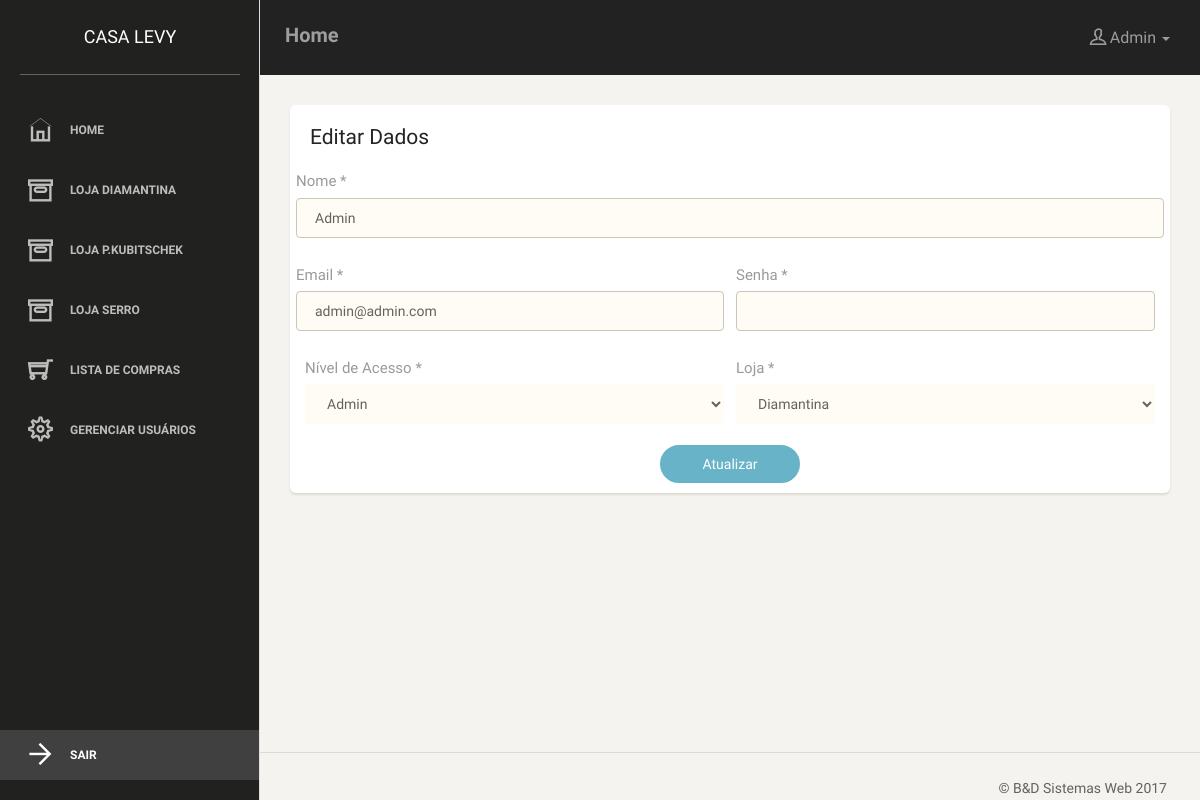
The app's page /edit_user.php (signed in) with its own data.
### tables this page shows
CREATE TABLE `user` (
  `id_user` int(255) NOT NULL AUTO_INCREMENT,
  `nome_user` varchar(255) NOT NULL,
  `email_user` varchar(255) NOT NULL,
  `senha_user` varchar(255) NOT NULL,
  `nivel_acesso` varchar(255) NOT NULL,
  `loja` varchar(255) NOT NULL,
  PRIMARY KEY (`id_user`)
);

### engine/classes/user.php (called while the page is built, shortened)
<?php
	class User {
		public function Read($id) {
			$sql = "
				SELECT *
				FROM
					user AS t1
				WHERE
					t1.id_user  = '$id'
			";
			$DB = new DB();
			$DB->open();
			$Data = $DB->fetchData($sql);
			return $Data[0];
		}
	};
?>

### engine/bd/bd.php (called while the page is built, shortened)
<?php
class DB
{
    private $dbi;
    function open()
    {
		$this->dbi = new PDO('mysql:host='.DB_HOSTI.';dbname='.DB_DATABASEI.';charset=utf8mb4',DB_USERNAMEI,DB_PASSWORDI);
		$this->dbi->setAttribute(PDO::ATTR_ERRMODE, PDO::ERRMODE_EXCEPTION);
		$this->dbi->setAttribute(PDO::ATTR_EMULATE_PREPARES, false);
    }
    function close()
    {
        $this->dbi = NULL;
    }
	function fetchData($sql)
    {
		$stmt = $this->dbi->query($sql);
		$results = $stmt->fetchAll(PDO::FETCH_ASSOC);
		return $results;
    }
}
?>

### edit_user.php (the view, shortened to what this page needs)
<!doctype html>
<html lang="en">
<head>
    <link href="css/bootstrap.min.css" rel="stylesheet" />
    <link href="css/animate.min.css" rel="stylesheet"/>
    <link href="css/paper-dashboard.css" rel="stylesheet"/>
    <link href="css/demo.css" rel="stylesheet" />
    <link href="http://maxcdn.bootstrapcdn.com/font-awesome/latest/css/font-awesome.min.css" rel="stylesheet">
    <link href="css/themify-icons.css" rel="stylesheet">
</head>
<body>
<div class="wrapper">
    <div class="sidebar" data-background-color="black" data-active-color="info">
        <div class="sidebar-wrapper">
            <div class="logo">
                <a href="index.php" class="simple-text">
                    Casa Levy
                </a>
            </div>
            <ul class="nav">
                <li>
                    <a href="index.php">
                        <i class="ti-home"></i>
                        <p>Home</p>
                    </a>
                </li>
                <?php
                   $user = $_SESSION['nivel_acesso'];
                   if ($user === "Admin") {
                 ?>
                <li>
                    <a href="estoque.php?loja=Diamantina">
                        <i class="ti-archive"></i>
                        <p>Loja Diamantina</p>
                    </a>
                </li>
                <li>
                    <a href="estoque.php?loja=P.Kubitschek">
                        <i class="ti-archive"></i>
                        <p>Loja P.Kubitschek</p>
                    </a>
                </li>
                <li>
                    <a href="estoque.php?loja=Serro">
                        <i class="ti-archive"></i>
                        <p>Loja Serro</p>
                    </a>
                </li>
                <li>
                    <a href="lista_compras.php">
                        <i class="ti-shopping-cart"></i>
                        <p>Lista de Compras</p>
                    </a>
                </li>
                <li>
                    <a href="gerir_users.php">
                        <i class="ti-settings"></i>
                        <p>Gerenciar Usuários</p>
                    </a>
                   </li>
                    <?php
                    } ?>
                <li class="active-pro">
                    <a href="#" class="getout">
                        <i class="ti-arrow-right "></i>
                        <p>SAIR</p>
                    </a>
                </li>
            </ul>
        </div>
    </div>
    <div class="main-panel">
        <nav class="navbar navbar-inverse">
            <div class="container-fluid">
                <div class="navbar-header">
                    <a class="navbar-brand" href="index.php">Home</a>
                </div>
                <div class="collapse navbar-collapse">
                    <ul class="nav navbar-nav navbar-right">
                        <li class="dropdown">
                              <a href="#" class="dropdown-toggle" data-toggle="dropdown">
                                    <i class="ti-user"></i>
									<p> <?php echo $_SESSION['name_user'];?> </p>
									<b class="caret"></b>
                              </a>
                        </li>
                    </ul>
                </div>
            </div>
        </nav>
<?php
    $Usuario = new User();
    $Usuario = $Usuario->Read($_SESSION['id_user']);
?>
        <div class="content">
            <div class="container-fluid">
                <div class="row">
                    <div class="col-lg-12 col-md-12">
                        <div class="card">
                            <div class="header">
                                <h4 class="title">Editar Dados</h4>
                            </div>
                            <div class="content">
                                <form>
                                    <div class="row">
                                        <div class="col-md-12">
                                            <div class="form-group">
                                                <label>Nome *</label>
                                                <input type="text" class="form-control border-input" id="nome_user" value="<?php echo $Usuario['nome_user'] ?>">
                                            </div>
                                        </div>
                                        <div class="col-md-6">
                                            <div class="form-group">
                                                <label for="exampleInputEmail1">Email *</label>
                                                <input type="email" class="form-control border-input" id="email_user" value="<?php echo $Usuario['email_user'] ?>">
                                            </div>
                                        </div>
                                        <div class="col-md-6">
                                            <div class="form-group">
                                                <label for="exampleInputEmail1">Senha *</label>
                                                <input type="password" class="form-control border-input" id="senha_user">
                                            </div>
                                        </div>
                                    </div>
                                    <?php if($_SESSION['nivel_acesso'] == 'Admin'){ ?>
                                    <div class="row">
                                        <div class="col-md-6">
                                            <div class="form-group">
                                              <label for="nivel_acesso">Nível de Acesso *</label>
                                              <select class="form-control" id="nivel_acesso">
                                                <option <?php if($Usuario['nivel_acesso'] == 'Admin'){echo 'selected';} ?>>Admin</option>
                                              </select>
                                            </div>
                                        </div>
                                        <div class="col-md-6">
                                            <div class="form-group">
                                              <label for="loja">Loja *</label>
                                              <select class="form-control" id="loja">
                                                <option <?php if($Usuario['loja'] == 'Diamantina'){echo 'selected';} ?>>Diamantina</option>
                                              </select>
                                            </div>
                                        </div>
                                    </div>
                                    <?php }else { ?>
                                    <input type="hidden" id="nivel_acesso" value="<?php echo $Usuario['nivel_acesso'] ?>">
                                    <input type="hidden" id="loja" value="<?php echo $Usuario['loja'] ?>">
                                      <?php  } ?>
                                    <div class="text-center">
                                        <button type="submit" class="btn btn-info btn-fill btn-wd" id="Atualizar">Atualizar</button>
                                    </div>
                                </form>
                            </div>
                        </div>
                    </div>
                </div>
            </div>
        </div>
        <footer class="footer">
            <div class="container-fluid">
                <div class="copyright pull-right">
					&copy; B&D Sistemas Web <script>document.write(new Date().getFullYear())</script>
				</div>
            </div>
        </footer>
    </div>
</div>
</body>
</html>

### css/demo.css (style rules this page uses)
.sidebar .nav > li.active-pro { position: absolute; width: 100%; bottom: 10px; }
.sidebar .nav > li.active-pro a { background: rgba(255, 255, 255, 0.14); opacity: 1; color: #FFFFFF; }

### records on screen
user: nome_user "Admin", email_user "admin@admin.com", nivel_acesso "Admin", loja "Diamantina"

### other values on screen
$_SESSION['name_user'] "Admin"
